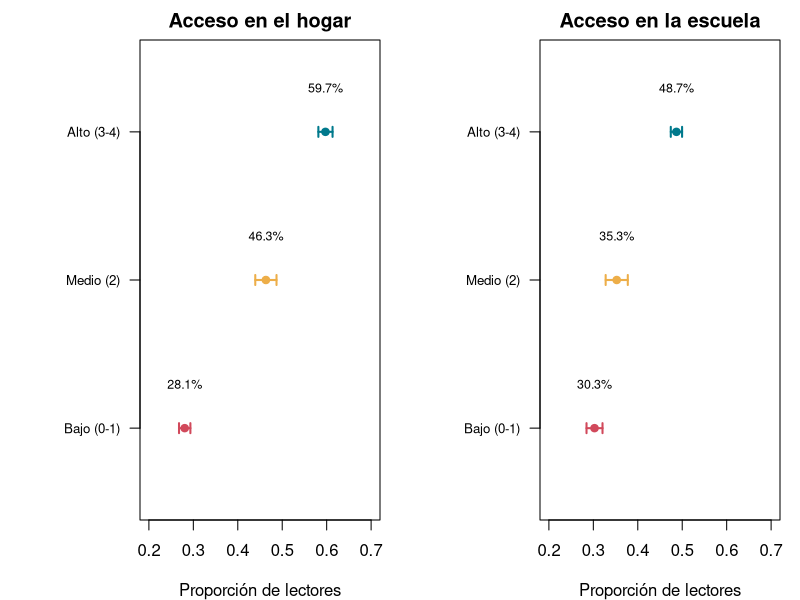
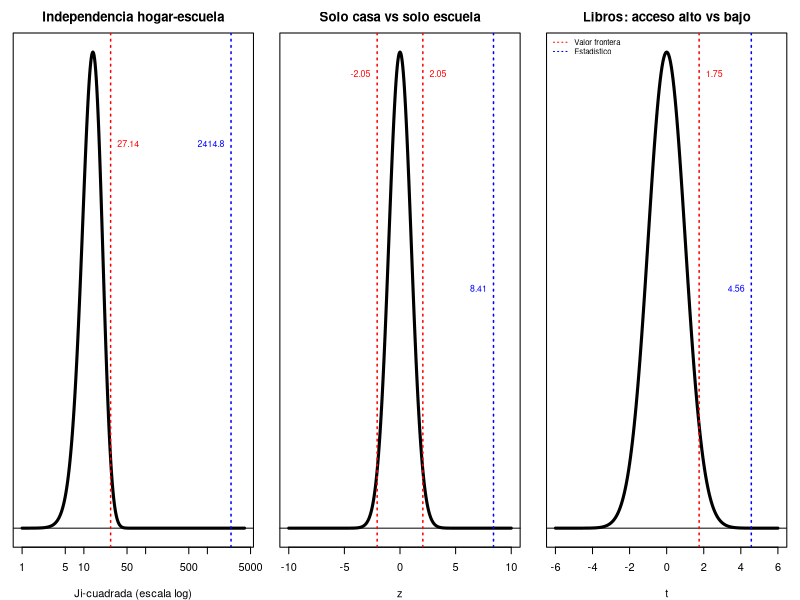
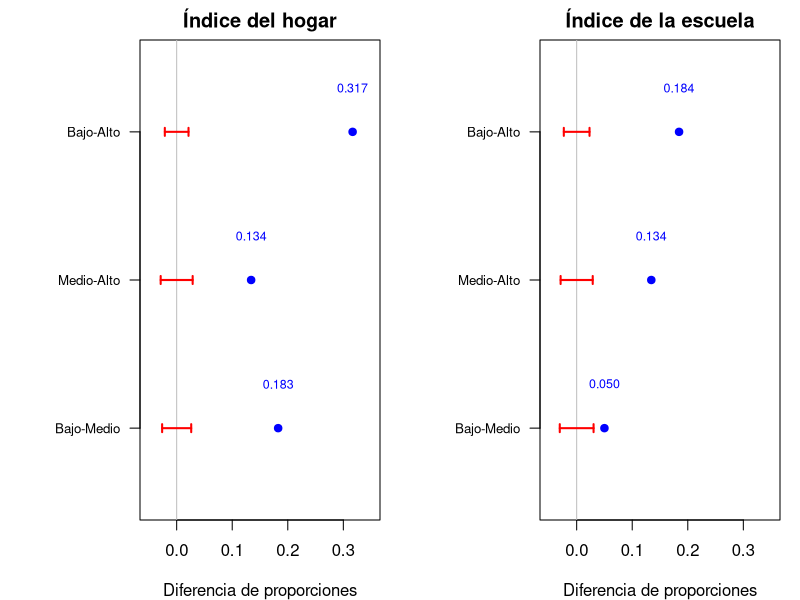

Write R code to recreate these figures, in order.
## ---- chunk 1
knitr::opts_chunk$set(echo = TRUE, warning = FALSE, message = FALSE)
## ---- chunk 2
datos = read.csv("../datos/procesados/molec_analisis.csv")
dim(datos)

alfa = 0.04
nc = 1 - alfa          # nivel de confianza: 0.96

niveles = c("Bajo (0-1)", "Medio (2)", "Alto (3-4)")
# Acceso en el hogar (ya viene de la Etapa 2)
datos$acceso_hogar = factor(datos$acceso_hogar, levels = niveles)
# Acceso en la escuela con los mismos tres niveles que el hogar
datos$acceso_esc3 = cut(datos$ind_escuela, breaks = c(-1, 1, 2, 4), labels = niveles)

# Base solo de lectores (para la cantidad de libros)
lect = subset(datos, datos$lee == 1)
## ---- chunk 3
z = qnorm(1 - alfa/2)     # valor z para 96% de confianza
z

ic_prop = function(x) {
  x = x[!is.na(x)]
  n = length(x); p = mean(x)
  e = z * sqrt(p * (1 - p) / n)
  c(n = n, p = p, LI = p - e, LS = p + e, np = n * p, nq = n * (1 - p))
}
IC_hogar = t(sapply(niveles, function(k) ic_prop(datos$lee[datos$acceso_hogar == k])))
round(IC_hogar, 4)
## ---- chunk 4
ic_dif_prop = function(x1, x2) {
  x1 = x1[!is.na(x1)]; x2 = x2[!is.na(x2)]
  p1 = mean(x1); p2 = mean(x2); n1 = length(x1); n2 = length(x2)
  e = z * sqrt(p1 * (1 - p1) / n1 + p2 * (1 - p2) / n2)
  c(p1 = p1, p2 = p2, dif = p1 - p2, LI = p1 - p2 - e, LS = p1 - p2 + e)
}
IC_esc = ic_dif_prop(datos$lee[datos$escolaridad == "Superior"],
                     datos$lee[datos$escolaridad == "Primaria o menos"])
round(IC_esc, 4)
## ---- chunk 5
bajo_casa = subset(datos, datos$acceso_hogar == "Bajo (0-1)")
IC_comp = ic_dif_prop(bajo_casa$lee[bajo_casa$acceso_escuela == "Alto (3-4)"],
                      bajo_casa$lee[bajo_casa$acceso_escuela == "Bajo (0-2)"])
round(IC_comp, 4)
## ---- chunk 6
lib_alto = lect$libros[lect$acceso_hogar == "Alto (3-4)" & !is.na(lect$acceso_hogar)]
lib_bajo = lect$libros[lect$acceso_hogar == "Bajo (0-1)" & !is.na(lect$acceso_hogar)]
c(n_alto = length(lib_alto), media_alto = mean(lib_alto), sd_alto = sd(lib_alto),
  n_bajo = length(lib_bajo), media_bajo = mean(lib_bajo), sd_bajo = sd(lib_bajo))
IC_med = t.test(lib_alto, lib_bajo, var.equal = FALSE, conf.level = nc)$conf.int
IC_med
## ---- chunk 7
x100 = lect$libros[lect$libros_casa == "Más de 100" & !is.na(lect$libros_casa)]
n = length(x100); s2 = var(x100)
IC_var = c((n - 1) * s2 / qchisq(1 - alfa/2, n - 1), (n - 1) * s2 / qchisq(alfa/2, n - 1))
c(n = n, varianza = s2, LI = IC_var[1], LS = IC_var[2])
sqrt(IC_var)     # en desviación estándar (libros)
## ---- chunk 8
IC_esc3 = t(sapply(niveles, function(k) ic_prop(datos$lee[datos$acceso_esc3 == k])))
colores = c("#d1495b", "#edae49", "#00798c")
par(mfrow = c(1, 2), mar = c(4, 7, 2, 1))
for (g in list(list(IC_hogar, "Acceso en el hogar"), list(IC_esc3, "Acceso en la escuela"))) {
  M = g[[1]]
  plot(0, ylim = c(0.5, 3.5), xlim = c(0.2, 0.7), yaxt = "n", ylab = "",
       xlab = "Proporción de lectores", main = g[[2]])
  axis(2, at = 1:3, labels = niveles, las = 1, cex.axis = 0.8)
  arrows(M[, "LI"], 1:3, M[, "LS"], 1:3, angle = 90, code = 3, length = 0.05, lwd = 2, col = colores)
  points(M[, "p"], 1:3, pch = 19, col = colores)
  text(M[, "p"], 1:3 + 0.3, sprintf("%.1f%%", 100 * M[, "p"]), cex = 0.75)
}
## ---- chunk 9
T = table(Hogar = datos$ind_hogar, Escuela = datos$ind_escuela)
addmargins(T)
chi = chisq.test(T)
min(chi$expected)                       # supuesto: todas las esperadas >= 5
gl = (nrow(T) - 1) * (ncol(T) - 1)
chi_f = qchisq(1 - alfa, gl)            # valor frontera
c(chi2 = unname(chi$statistic), gl = gl, frontera = chi_f, p = chi$p.value)
## ---- chunk 10
solo_casa = subset(datos, datos$ind_hogar > 0 & datos$ind_escuela == 0)
solo_esc  = subset(datos, datos$ind_hogar == 0 & datos$ind_escuela > 0)
x = c(sum(solo_casa$lee), sum(solo_esc$lee)); n = c(nrow(solo_casa), nrow(solo_esc))
rbind(Lectores = x, Total = n, Proporcion = round(x / n, 4))

pc = sum(x) / sum(n)                                    # proporción combinada
ze_ce = (x[1]/n[1] - x[2]/n[2]) / sqrt(pc * (1 - pc) * (1/n[1] + 1/n[2]))
zf_ce = qnorm(1 - alfa/2)
c(z = ze_ce, frontera = zf_ce, p = 2 * pnorm(-abs(ze_ce)))
prop.test(x, n, conf.level = nc, correct = FALSE)      # mismo resultado (X-squared = z^2) e IC
## ---- chunk 11
prueba_z = function(x1, x2) {
  x1 = x1[!is.na(x1)]; x2 = x2[!is.na(x2)]
  p1 = mean(x1); p2 = mean(x2); n1 = length(x1); n2 = length(x2)
  pc = (sum(x1) + sum(x2)) / (n1 + n2)
  se = sqrt(pc * (1 - pc) * (1/n1 + 1/n2))
  c(p1 = p1, p2 = p2, dif = p2 - p1, frontera = qnorm(1 - alfa/2) * se,
    z = (p2 - p1) / se, p = 2 * pnorm(-abs((p2 - p1) / se)))
}
pares = list(c(1, 2), c(2, 3), c(1, 3))
comparar = function(acc) t(sapply(pares, function(pr)
  prueba_z(datos$lee[acc == niveles[pr[1]]], datos$lee[acc == niveles[pr[2]]])))
Z_hogar = comparar(datos$acceso_hogar)
Z_esc   = comparar(datos$acceso_esc3)
rownames(Z_hogar) = rownames(Z_esc) = c("Bajo-Medio", "Medio-Alto", "Bajo-Alto")
round(Z_hogar, 4)
round(Z_esc, 4)
## ---- chunk 12
prueba_t = t.test(lib_alto, lib_bajo, alternative = "greater", var.equal = FALSE, conf.level = nc)
tf = qt(1 - alfa, prueba_t$parameter)          # valor frontera (una cola)
c(t = unname(prueba_t$statistic), gl = unname(prueba_t$parameter), frontera = tf,
  p = prueba_t$p.value)
## ---- chunk 13
par(mfrow = c(1, 3), mar = c(4, 1, 2.5, 1))
# (a) Ji-cuadrada con 16 gl, eje en escala logarítmica para que quepa el estadístico
xc = exp(seq(log(1), log(4000), length = 400))
plot(xc, dchisq(xc, gl), type = "l", lwd = 3, log = "x", yaxt = "n", ylab = "",
     xlab = "Ji-cuadrada (escala log)", main = "Independencia hogar-escuela")
abline(h = 0)
abline(v = chi_f, col = "red", lty = 3, lwd = 1.5); text(chi_f, 0.06, round(chi_f, 2), col = "red", cex = 0.8, pos = 4)
abline(v = chi$statistic, col = "blue", lty = 3, lwd = 1.5); text(chi$statistic, 0.06, round(chi$statistic, 1), col = "blue", cex = 0.8, pos = 2)
# (b) z de dos colas, solo casa vs solo escuela
xz = seq(-10, 10, 0.05)
plot(xz, dnorm(xz), type = "l", lwd = 3, yaxt = "n", ylab = "", xlab = "z",
     main = "Solo casa vs solo escuela")
abline(h = 0)
abline(v = c(-zf_ce, zf_ce), col = "red", lty = 3, lwd = 1.5)
text(-zf_ce, 0.38, round(-zf_ce, 2), col = "red", cex = 0.8, pos = 2)
text(zf_ce, 0.38, round(zf_ce, 2), col = "red", cex = 0.8, pos = 4)
abline(v = ze_ce, col = "blue", lty = 3, lwd = 1.5); text(ze_ce, 0.2, round(ze_ce, 2), col = "blue", cex = 0.8, pos = 2)
# (c) t de una cola, medias de libros
xt = seq(-6, 6, 0.05)
plot(xt, dt(xt, prueba_t$parameter), type = "l", lwd = 3, yaxt = "n", ylab = "", xlab = "t",
     main = "Libros: acceso alto vs bajo")
abline(h = 0)
abline(v = tf, col = "red", lty = 3, lwd = 1.5); text(tf, 0.38, round(tf, 2), col = "red", cex = 0.8, pos = 4)
abline(v = prueba_t$statistic, col = "blue", lty = 3, lwd = 1.5)
text(prueba_t$statistic, 0.2, round(prueba_t$statistic, 2), col = "blue", cex = 0.8, pos = 2)
legend("topleft", c("Valor frontera", "Estadístico"), col = c("red", "blue"), lty = 3, cex = 0.7, bty = "n")
## ---- chunk 14
par(mfrow = c(1, 2), mar = c(4, 7, 2, 1))
for (g in list(list(Z_hogar, "Índice del hogar"), list(Z_esc, "Índice de la escuela"))) {
  M = g[[1]]
  plot(0, ylim = c(0.5, 3.5), xlim = c(-0.05, 0.35), yaxt = "n", ylab = "",
       xlab = "Diferencia de proporciones", main = g[[2]])
  axis(2, at = 1:3, labels = rownames(M), las = 1, cex.axis = 0.8)
  abline(v = 0, col = "gray")
  arrows(-M[, "frontera"], 1:3, M[, "frontera"], 1:3, angle = 90, code = 3, length = 0.04,
         lwd = 2, col = "red")
  points(M[, "dif"], 1:3, pch = 19, col = "blue")
  text(M[, "dif"], 1:3 + 0.3, sprintf("%.3f", M[, "dif"]), cex = 0.75, col = "blue")
}
